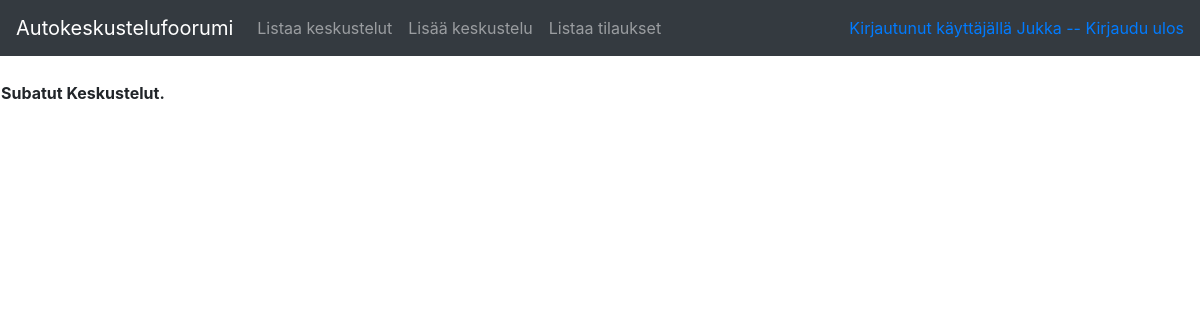
Before: /conversations/subscriptions (signed in) with the older database file.
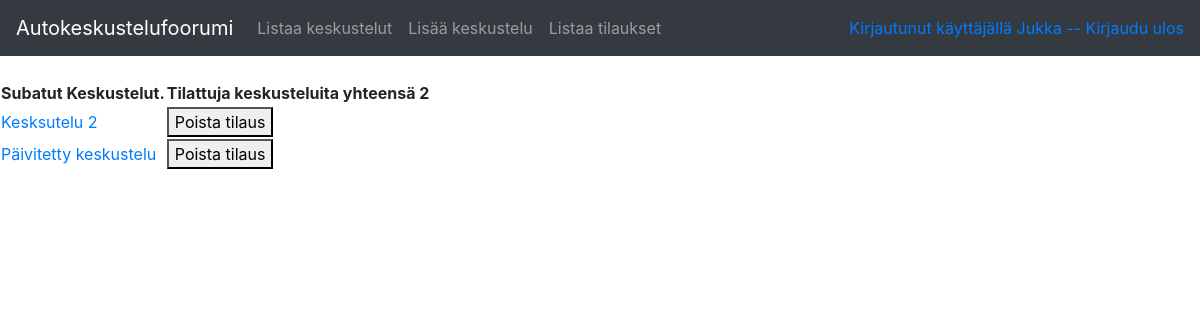
After: the same page with the newer database file.
### application/conversations/models.py (models this page shows, shortened)
class Conversation(Base):
    __tablename__ = "conversation"
    name = db.Column(db.String(144), nullable=False)
    account_id = db.Column(db.Integer, db.ForeignKey('account.id'),  nullable=False)
    @staticmethod
    def find_subscriptions(accid=0):
      stmt = text("SELECT Conversation.id, Conversation.name, Subs.conversation_id, (select COUNT(Subs.conversation_id) FROM Subs WHERE Subs.account_id=:accid) FROM Conversation LEFT JOIN Subs ON Subs.conversation_id=Conversation.id WHERE Subs.account_id=:accid GROUP BY conversation.name").params(accid=accid)
      res = db.engine.execute(stmt)
      response = []
      for row in res:
        response.append({"id":row[0], "name":row[1], "conversation_id":row[2], "count":row[3]})
      return response

### application/conversations/views.py (the view)
@app.route("/conversations/subscriptions", methods=["GET"])
@login_required
def conversations_subscriptions():
    c = current_user.id
    conversations=Conversation.find_subscriptions(accid=c)
    return render_template("conversations/subs.html", conversations=conversations)

### application/__init__.py (called while the page is built)
@login_manager.user_loader
def load_user(user_id):
    return User.query.get(user_id)

### application/templates/conversations/subs.html (shortened to what this page needs)
{% extends "layout.html" %}
{% block body %}
  <table>
    <tr>
      <th>Subatut Keskustelut.</th>
      {% if conversations|length > 0 %}
      <th> Tilattuja keskusteluita yhteensä {{ conversations[0].count }}</th>
      {% endif %}
    </tr>
    {% for conversation in conversations %}
    <tr>
      <td><a href="{{ url_for('conversation_view', conversation_id = conversation.id) }}"> {{ conversation.name }} </a></td>
      <td colspan="2"><form method = "POST" action="{{ url_for('subscription_delete', conversation_id = conversation.id) }}"><Button type="submit">Poista tilaus</Button></form></td>
      <td></td>
    </tr>
    {% endfor %}
  </table>
{% endblock %}

Changed rows visible on the page:
added Conversation: name "Kesksutelu 2"
now on this page (row unchanged): Conversation: name "Päivitetty keskustelu"
Other visible differences:
{{ conversations[0].count }}: (not shown) → "2"
text now shown: "Tilattuja keskusteluita yhteensä"
